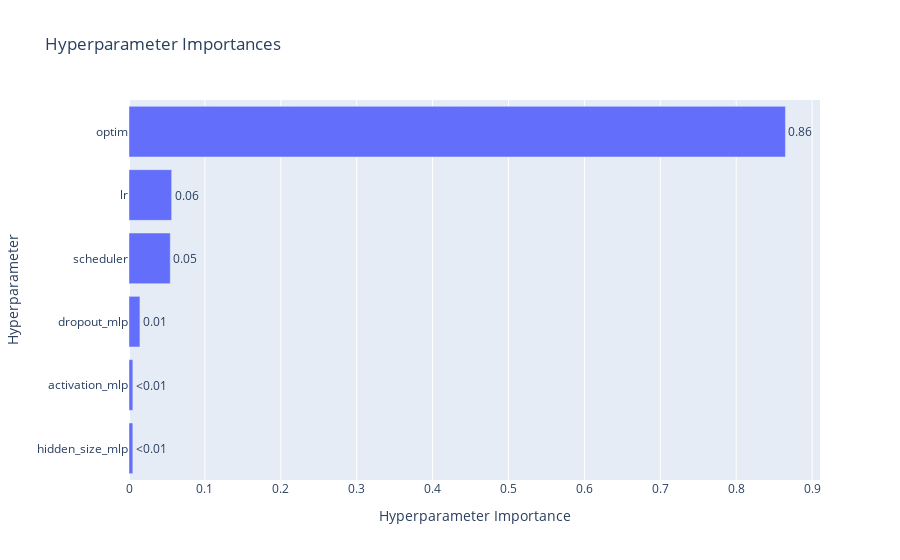

Notebook code for this chart:
### Code cell
fig = plot_param_importances(study)
fig.show()

### Figure 1 — Plotly figure (JSON) as saved in the notebook; plotly's stock layout.template omitted (floating-point values rounded to 4 significant figures)
{"data": [{"cliponaxis": false, "hovertemplate": ["hidden_size_mlp (CategoricalDistribution): 0.005051140729086619<extra></extra>", "activation_mlp (CategoricalDistribution): 0.00506957200605395<extra></extra>", "dropout_mlp (CategoricalDistribution): 0.014411564573677283<extra></extra>", "scheduler (CategoricalDistribution): 0.05437301733438316<extra></extra>", "lr (CategoricalDistribution): 0.05622079811050794<extra></extra>", "optim (CategoricalDistribution): 0.8648739072462911<extra></extra>"], "name": "Objective Value", "orientation": "h", "text": ["<0.01", "<0.01", "0.01", "0.05", "0.06", "0.86"], "textposition": "outside", "type": "bar", "x": [0.005051, 0.00507, 0.01441, 0.05437, 0.05622, 0.8649], "y": ["hidden_size_mlp", "activation_mlp", "dropout_mlp", "scheduler", "lr", "optim"]}], "layout": {"title": {"text": "Hyperparameter Importances"}, "xaxis": {"title": {"text": "Hyperparameter Importance"}}, "yaxis": {"title": {"text": "Hyperparameter"}}}}
